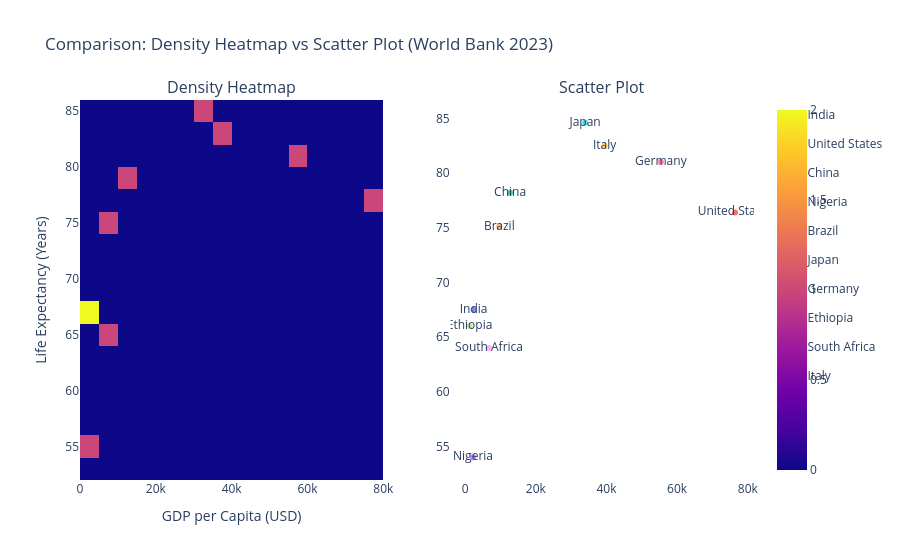

Notebook source saved alongside this figure:
### Code cell
import pandas as pd
import plotly.express as px
import plotly.subplots as sp

# Real sample data (World Bank 2023 values, approximate)
data = {
    "Country": [
        "India", "United States", "China", "Nigeria", "Brazil",
        "Japan", "Germany", "Ethiopia", "South Africa", "Italy"
    ],
    "GDP_per_capita": [
        2413, 76399, 12720, 2229, 9671,
        33950, 55400, 1271, 6776, 39500
    ],
    "Life_expectancy": [
        67.5, 76.4, 78.2, 54.0, 75.1,
        84.6, 81.0, 66.0, 64.0, 82.5
    ]
}

df = pd.DataFrame(data)

# Density heatmap
fig_heatmap = px.density_heatmap(
    df,
    x="GDP_per_capita",
    y="Life_expectancy",
    nbinsx=20,
    nbinsy=20,
    color_continuous_scale="Viridis",
    title="Density Heatmap: GDP vs Life Expectancy"
)

# Scatter plot
fig_scatter = px.scatter(
    df,
    x="GDP_per_capita",
    y="Life_expectancy",
    text="Country",
    color="Country",
    opacity=0.8,
    title="Scatter Plot: GDP vs Life Expectancy"
)

# Combine into subplots
fig = sp.make_subplots(rows=1, cols=2, subplot_titles=("Density Heatmap", "Scatter Plot"))

for trace in fig_heatmap.data:
    fig.add_trace(trace, row=1, col=1)

for trace in fig_scatter.data:
    fig.add_trace(trace, row=1, col=2)

fig.update_layout(
    xaxis_title="GDP per Capita (USD)",
    yaxis_title="Life Expectancy (Years)",
    plot_bgcolor="white",
    title_text="Comparison: Density Heatmap vs Scatter Plot (World Bank 2023)"
)

fig.show()

### Figure 1 — Plotly figure (JSON) as saved in the notebook; plotly's stock layout.template omitted (floating-point values rounded to 4 significant figures)
{"data": [{"coloraxis": "coloraxis", "hovertemplate": "GDP_per_capita=%{x}<br>Life_expectancy=%{y}<br>count=%{z}<extra></extra>", "name": "", "nbinsx": 20, "nbinsy": 20, "type": "histogram2d", "x": [2413, 76399, 12720, 2229, 9671, 33950, 55400, 1271, 6776, 39500], "xaxis": "x", "xbingroup": "x", "y": [67.5, 76.4, 78.2, 54, 75.1, 84.6, 81, 66, 64, 82.5], "yaxis": "y", "ybingroup": "y"}, {"hovertemplate": "Country=%{text}<br>GDP_per_capita=%{x}<br>Life_expectancy=%{y}<extra></extra>", "legendgroup": "India", "marker": {"color": "#636efa", "opacity": 0.8, "symbol": "circle"}, "mode": "markers+text", "name": "India", "orientation": "v", "showlegend": true, "text": ["India"], "type": "scatter", "x": [2413], "xaxis": "x2", "y": [67.5], "yaxis": "y2"}, {"hovertemplate": "Country=%{text}<br>GDP_per_capita=%{x}<br>Life_expectancy=%{y}<extra></extra>", "legendgroup": "United States", "marker": {"color": "#EF553B", "opacity": 0.8, "symbol": "circle"}, "mode": "markers+text", "name": "United States", "orientation": "v", "showlegend": true, "text": ["United States"], "type": "scatter", "x": [76399], "xaxis": "x2", "y": [76.4], "yaxis": "y2"}, {"hovertemplate": "Country=%{text}<br>GDP_per_capita=%{x}<br>Life_expectancy=%{y}<extra></extra>", "legendgroup": "China", "marker": {"color": "#00cc96", "opacity": 0.8, "symbol": "circle"}, "mode": "markers+text", "name": "China", "orientation": "v", "showlegend": true, "text": ["China"], "type": "scatter", "x": [12720], "xaxis": "x2", "y": [78.2], "yaxis": "y2"}, {"hovertemplate": "Country=%{text}<br>GDP_per_capita=%{x}<br>Life_expectancy=%{y}<extra></extra>", "legendgroup": "Nigeria", "marker": {"color": "#ab63fa", "opacity": 0.8, "symbol": "circle"}, "mode": "markers+text", "name": "Nigeria", "orientation": "v", "showlegend": true, "text": ["Nigeria"], "type": "scatter", "x": [2229], "xaxis": "x2", "y": [54], "yaxis": "y2"}, {"hovertemplate": "Country=%{text}<br>GDP_per_capita=%{x}<br>Life_expectancy=%{y}<extra></extra>", "legendgroup": "Brazil", "marker": {"color": "#FFA15A", "opacity": 0.8, "symbol": "circle"}, "mode": "markers+text", "name": "Brazil", "orientation": "v", "showlegend": true, "text": ["Brazil"], "type": "scatter", "x": [9671], "xaxis": "x2", "y": [75.1], "yaxis": "y2"}, {"hovertemplate": "Country=%{text}<br>GDP_per_capita=%{x}<br>Life_expectancy=%{y}<extra></extra>", "legendgroup": "Japan", "marker": {"color": "#19d3f3", "opacity": 0.8, "symbol": "circle"}, "mode": "markers+text", "name": "Japan", "orientation": "v", "showlegend": true, "text": ["Japan"], "type": "scatter", "x": [33950], "xaxis": "x2", "y": [84.6], "yaxis": "y2"}, {"hovertemplate": "Country=%{text}<br>GDP_per_capita=%{x}<br>Life_expectancy=%{y}<extra></extra>", "legendgroup": "Germany", "marker": {"color": "#FF6692", "opacity": 0.8, "symbol": "circle"}, "mode": "markers+text", "name": "Germany", "orientation": "v", "showlegend": true, "text": ["Germany"], "type": "scatter", "x": [55400], "xaxis": "x2", "y": [81], "yaxis": "y2"}, {"hovertemplate": "Country=%{text}<br>GDP_per_capita=%{x}<br>Life_expectancy=%{y}<extra></extra>", "legendgroup": "Ethiopia", "marker": {"color": "#B6E880", "opacity": 0.8, "symbol": "circle"}, "mode": "markers+text", "name": "Ethiopia", "orientation": "v", "showlegend": true, "text": ["Ethiopia"], "type": "scatter", "x": [1271], "xaxis": "x2", "y": [66], "yaxis": "y2"}, {"hovertemplate": "Country=%{text}<br>GDP_per_capita=%{x}<br>Life_expectancy=%{y}<extra></extra>", "legendgroup": "South Africa", "marker": {"color": "#FF97FF", "opacity": 0.8, "symbol": "circle"}, "mode": "markers+text", "name": "South Africa", "orientation": "v", "showlegend": true, "text": ["South Africa"], "type": "scatter", "x": [6776], "xaxis": "x2", "y": [64], "yaxis": "y2"}, {"hovertemplate": "Country=%{text}<br>GDP_per_capita=%{x}<br>Life_expectancy=%{y}<extra></extra>", "legendgroup": "Italy", "marker": {"color": "#FECB52", "opacity": 0.8, "symbol": "circle"}, "mode": "markers+text", "name": "Italy", "orientation": "v", "showlegend": true, "text": ["Italy"], "type": "scatter", "x": [39500], "xaxis": "x2", "y": [82.5], "yaxis": "y2"}], "layout": {"annotations": [{"font": {"size": 16}, "showarrow": false, "text": "Density Heatmap", "x": 0.225, "xanchor": "center", "xref": "paper", "y": 1, "yanchor": "bottom", "yref": "paper"}, {"font": {"size": 16}, "showarrow": false, "text": "Scatter Plot", "x": 0.775, "xanchor": "center", "xref": "paper", "y": 1, "yanchor": "bottom", "yref": "paper"}], "plot_bgcolor": "white", "title": {"text": "Comparison: Density Heatmap vs Scatter Plot (World Bank 2023)"}, "xaxis": {"anchor": "y", "domain": [0, 0.45], "title": {"text": "GDP per Capita (USD)"}}, "xaxis2": {"anchor": "y2", "domain": [0.55, 1]}, "yaxis": {"anchor": "x", "domain": [0, 1], "title": {"text": "Life Expectancy (Years)"}}, "yaxis2": {"anchor": "x2", "domain": [0, 1]}}}
